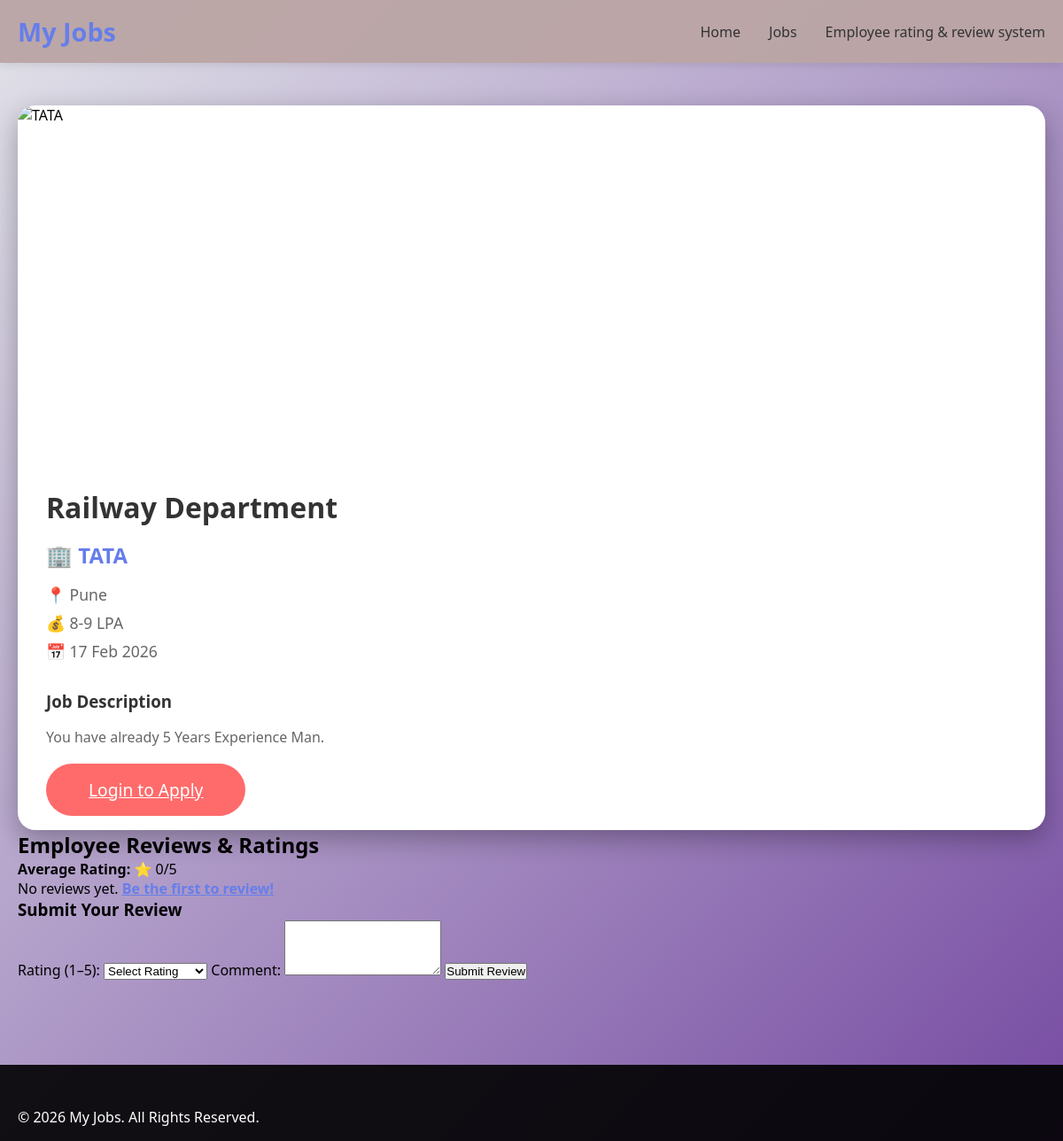
Page /job/113/ on the committed database.
### jobs/models.py (models this page shows, shortened)
class Job(models.Model):
    title = models.CharField(max_length=200)
    company = models.CharField(max_length=200)
    location = models.CharField(max_length=200)
    salary = models.CharField(max_length=100)
    description = models.TextField()
    image = models.URLField(
        default='https://images.unsplash.com/photo-1486312338219-ce68d2c6f44d?w=800'
    )
    posted_date = models.DateTimeField(auto_now_add=True)
    employer = models.ForeignKey(
        User,
        on_delete=models.CASCADE,
        related_name="jobs_posted",
        null=True,
        blank=True
    )

### jobs/views.py (the view, shortened to what this page needs)
# urls.py: path('job/<int:pk>/', views.job_detail, name='job_detail'),
def job_detail(request, pk):
    job = get_object_or_404(Job, pk=pk)
    reviews = job.reviews.filter(approved=True)
    return render(request, 'job_detail.html', {
        'job': job,
        'reviews': reviews
    })

### templates/job_detail.html (shortened to what this page needs)
{% load static %}
<!DOCTYPE html>
<html lang="en">
<head>
    <link rel="stylesheet" href="{% static 'css/style.css' %}">
</head>
<body>
    <header>
        <nav class="navbar">
            <div class="container">
                <h1 class="logo">My Jobs</h1>
                <ul class="nav-links">
                    <li><a href="/">Home</a></li>
                    <li><a href="/#jobs">Jobs</a></li>
                     <li><a href="# Employee rating & review system">Employee rating & review system</a></li>
                </ul>
            </div>
        </nav>
    </header>
    <section class="job-detail">
        <div class="container">
            <div class="detail-card">
                <div class="detail-image">
                    <img src="{{ job.image }}" alt="{{ job.company }}">
                </div>
                <div class="detail-content">
                    <h1>{{ job.title }}</h1>
                    <h2>🏢 <a href="{% url 'company_profile' job.company %}" style="color: #667eea; text-decoration: none;">{{ job.company }}</a></h2>
                    <p class="detail-info">📍 {{ job.location }}</p>
                    <p class="detail-info">💰 {{ job.salary }}</p>
                    <p class="detail-info">📅 {{ job.posted_date|date:"d M Y" }}</p>
                    <div class="description">
                        <h3>Job Description</h3>
                        <p>{{ job.description }}</p>
                    </div>
                    {% if user.is_authenticated %}
                        <a href="{% url 'apply_job' job.pk %}" class="btn-apply-large">Apply Now</a>
                    {% else %}
                        <a href="{% url 'login_view' %}?next={% url 'apply_job' job.pk %}" class="btn-apply-large">Login to Apply</a>
                    {% endif %}
                </div>
            </div>
            <div class="review-section">
                <h2>Employee Reviews & Ratings</h2>
                <div class="average-rating">
                    <strong>Average Rating:</strong>
                    ⭐ {{ job.average_rating|default:"0" }}/5
                </div>
                <div class="review-list">
                    {% for review in reviews %}
                        <div class="review-card">
                            <p><strong>{{ review.user.username }}</strong></p>
                            <p>Rating: ⭐ {{ review.rating }}/5</p>
                            <p>{{ review.comment }}</p>
                            <small>{{ review.created_at|date:"d M Y" }}</small>
                        </div>
                    {% empty %}
                        <p>No reviews yet. <a href="{% url 'add_review' %}" style="color: #667eea; font-weight: 600; text-decoration: underline;">Be the first to review!</a></p>
                    {% endfor %}
                </div>
                <div class="review-form">
                    <h3>Submit Your Review</h3>
                    <form method="POST">
                        <label for="rating">Rating (1–5):</label>
                        <select name="rating" required>
                            <option value="">Select Rating</option>
                        </select>
                        <label for="comment">Comment:</label>
                        <textarea name="comment" rows="4" required></textarea>
                        <button type="submit" class="btn-submit-review">
                            Submit Review
                        </button>
                    </form>
                </div>
            </div>
        </div>
    </section>
    <footer>
        <div class="container">
            <p>&copy; 2026 My Jobs. All Rights Reserved.</p>
        </div>
    </footer>
</body>
</html>

### static/css/style.css (style rules this page uses)
* { margin: 0; padding: 0; box-sizing: border-box; }
body { font-family: 'Segoe UI', Tahoma, Geneva, Verdana, sans-serif; background: linear-gradient(135deg, #e2e3e9 0%, #764ba2 100%); min-height: 100vh; }
.container { max-width: 1500px; margin: 0 auto; padding: 0 20px; }
.navbar { background: rgba(187, 165, 165, 0.95); padding: 1rem 0; box-shadow: 0 2px 10px rgba(0,0,0,0.1); }
.navbar .container { display: flex; justify-content: space-between; align-items: center; }
.logo { font-size: 1.8rem; color: #667eea; font-weight: bold; }
.nav-links { display: flex; list-style: none; gap: 2rem; }
.nav-links a { text-decoration: none; color: #333; font-weight: 500; transition: color 0.3s; }
.job-detail { padding: 3rem 0; }
.detail-card { background: white; border-radius: 20px; overflow: hidden; box-shadow: 0 10px 30px rgba(0,0,0,0.3); }
.detail-image { width: 100%; height: 400px; overflow: hidden; }
.detail-image img { width: 100%; height: 100%; object-fit: cover; }
.detail-content { padding: 2rem; }
.detail-content h1 { font-size: 2rem; color: #333; margin-bottom: 1rem; }
.detail-content h2 { color: #667eea; margin-bottom: 1rem; }
.detail-info { color: #666; margin: 0.5rem 0; font-size: 1.1rem; }
.description { margin: 2rem 0; }
.description h3 { color: #333; margin-bottom: 1rem; }
.description p { color: #666; line-height: 1.6; }
.btn-apply-large { padding: 1rem 3rem; background: #ff6b6b; color: white; border: none; border-radius: 50px; font-size: 1.2rem; cursor: pointer; transition: transform 0.3s; }
footer { background: rgba(0,0,0,0.9); color: white; padding: 3rem 0 1rem; margin-top: 3rem; }

### rows in the picture
Job: title "Railway Department", company "TATA", location "Pune", salary "8-9 LPA", posted_date "17 Feb 2026", description "You have already 5 Years Experience Man."

### other values in the picture
{{ job.average_rating|default:"0" }} "0"
